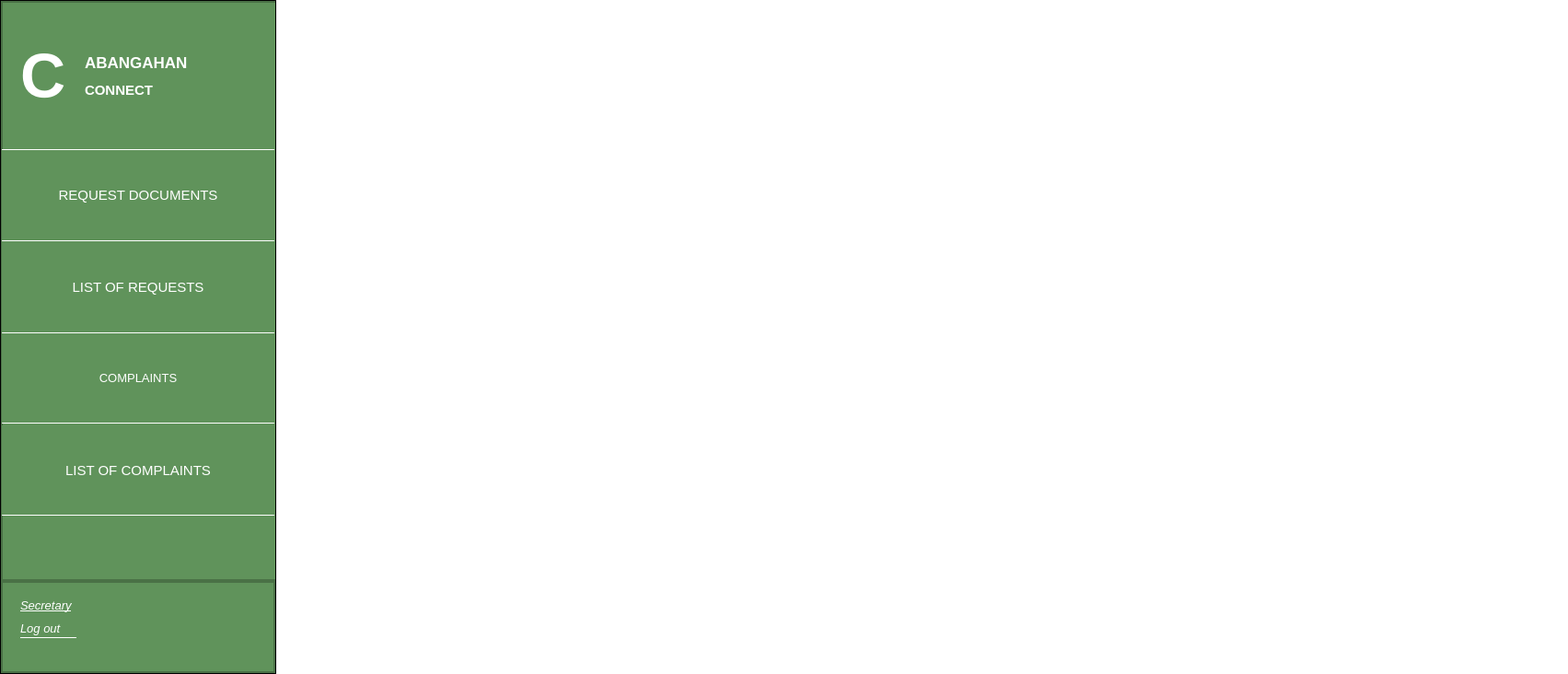
<?xml version="1.0" encoding="UTF-8"?>
<ui version="4.0">
 <class>MainWindow</class>
 <widget class="QMainWindow" name="MainWindow">
  <property name="geometry">
   <rect>
    <x>0</x>
    <y>0</y>
    <width>1703</width>
    <height>732</height>
   </rect>
  </property>
  <property name="maximumSize">
   <size>
    <width>16777215</width>
    <height>16777215</height>
   </size>
  </property>
  <property name="windowTitle">
   <string>MainWindow</string>
  </property>
  <widget class="QWidget" name="centralwidget">
   <layout class="QHBoxLayout" name="horizontalLayout_7">
    <property name="spacing">
     <number>0</number>
    </property>
    <property name="leftMargin">
     <number>0</number>
    </property>
    <property name="topMargin">
     <number>0</number>
    </property>
    <property name="rightMargin">
     <number>0</number>
    </property>
    <property name="bottomMargin">
     <number>0</number>
    </property>
    <item>
     <widget class="QFrame" name="leftframe">
      <property name="maximumSize">
       <size>
        <width>300</width>
        <height>16777215</height>
       </size>
      </property>
      <property name="autoFillBackground">
       <bool>false</bool>
      </property>
      <property name="styleSheet">
       <string notr="true">QFrame {

background-color: #60935B;

}</string>
      </property>
      <property name="frameShape">
       <enum>QFrame::Box</enum>
      </property>
      <property name="frameShadow">
       <enum>QFrame::Plain</enum>
      </property>
      <layout class="QVBoxLayout" name="verticalLayout_2">
       <property name="spacing">
        <number>0</number>
       </property>
       <property name="leftMargin">
        <number>0</number>
       </property>
       <property name="topMargin">
        <number>0</number>
       </property>
       <property name="rightMargin">
        <number>0</number>
       </property>
       <property name="bottomMargin">
        <number>0</number>
       </property>
       <item>
        <widget class="QFrame" name="frame">
         <property name="frameShape">
          <enum>QFrame::StyledPanel</enum>
         </property>
         <property name="frameShadow">
          <enum>QFrame::Raised</enum>
         </property>
         <layout class="QVBoxLayout" name="verticalLayout_3">
          <property name="spacing">
           <number>0</number>
          </property>
          <property name="leftMargin">
           <number>0</number>
          </property>
          <property name="topMargin">
           <number>0</number>
          </property>
          <property name="rightMargin">
           <number>0</number>
          </property>
          <property name="bottomMargin">
           <number>0</number>
          </property>
          <item>
           <widget class="QFrame" name="frame_2">
            <property name="minimumSize">
             <size>
              <width>382</width>
              <height>379</height>
             </size>
            </property>
            <property name="frameShape">
             <enum>QFrame::StyledPanel</enum>
            </property>
            <property name="frameShadow">
             <enum>QFrame::Raised</enum>
            </property>
            <widget class="QLabel" name="label_9">
             <property name="geometry">
              <rect>
               <x>20</x>
               <y>30</y>
               <width>61</width>
               <height>100</height>
              </rect>
             </property>
             <property name="sizePolicy">
              <sizepolicy hsizetype="Expanding" vsizetype="Fixed">
               <horstretch>0</horstretch>
               <verstretch>0</verstretch>
              </sizepolicy>
             </property>
             <property name="maximumSize">
              <size>
               <width>280</width>
               <height>100</height>
              </size>
             </property>
             <property name="font">
              <font>
               <pointsize>51</pointsize>
               <weight>75</weight>
               <bold>true</bold>
              </font>
             </property>
             <property name="styleSheet">
              <string notr="true">QLabel {

color: white;

}</string>
             </property>
             <property name="text">
              <string>C</string>
             </property>
             <property name="scaledContents">
              <bool>false</bool>
             </property>
            </widget>
            <widget class="QLabel" name="label_4">
             <property name="geometry">
              <rect>
               <x>90</x>
               <y>80</y>
               <width>91</width>
               <height>31</height>
              </rect>
             </property>
             <property name="sizePolicy">
              <sizepolicy hsizetype="Expanding" vsizetype="Fixed">
               <horstretch>0</horstretch>
               <verstretch>0</verstretch>
              </sizepolicy>
             </property>
             <property name="maximumSize">
              <size>
               <width>280</width>
               <height>100</height>
              </size>
             </property>
             <property name="font">
              <font>
               <pointsize>11</pointsize>
               <weight>75</weight>
               <bold>true</bold>
              </font>
             </property>
             <property name="styleSheet">
              <string notr="true">QLabel {

color: white;

}</string>
             </property>
             <property name="text">
              <string>CONNECT</string>
             </property>
             <property name="scaledContents">
              <bool>false</bool>
             </property>
            </widget>
            <widget class="QLabel" name="label">
             <property name="geometry">
              <rect>
               <x>90</x>
               <y>50</y>
               <width>151</width>
               <height>31</height>
              </rect>
             </property>
             <property name="sizePolicy">
              <sizepolicy hsizetype="Expanding" vsizetype="Fixed">
               <horstretch>0</horstretch>
               <verstretch>0</verstretch>
              </sizepolicy>
             </property>
             <property name="maximumSize">
              <size>
               <width>280</width>
               <height>100</height>
              </size>
             </property>
             <property name="font">
              <font>
               <pointsize>13</pointsize>
               <weight>75</weight>
               <bold>true</bold>
              </font>
             </property>
             <property name="styleSheet">
              <string notr="true">QLabel {

color: white;

}</string>
             </property>
             <property name="text">
              <string>ABANGAHAN</string>
             </property>
             <property name="scaledContents">
              <bool>false</bool>
             </property>
            </widget>
            <widget class="QPushButton" name="requests">
             <property name="geometry">
              <rect>
               <x>0</x>
               <y>160</y>
               <width>296</width>
               <height>100</height>
              </rect>
             </property>
             <property name="minimumSize">
              <size>
               <width>131</width>
               <height>100</height>
              </size>
             </property>
             <property name="maximumSize">
              <size>
               <width>16777215</width>
               <height>100</height>
              </size>
             </property>
             <property name="font">
              <font>
               <pointsize>11</pointsize>
               <weight>50</weight>
               <italic>false</italic>
               <bold>false</bold>
               <strikeout>false</strikeout>
              </font>
             </property>
             <property name="styleSheet">
              <string notr="true">QPushButton {

background-color: #60935B;
color: white;
border-top: transparent;
border-bottom: 1px solid white;
border-top: 1px solid white;

}

QPushButton:hover {

background-color: green;

}</string>
             </property>
             <property name="text">
              <string>REQUEST DOCUMENTS</string>
             </property>
            </widget>
            <widget class="QPushButton" name="listofrequests">
             <property name="geometry">
              <rect>
               <x>0</x>
               <y>260</y>
               <width>296</width>
               <height>100</height>
              </rect>
             </property>
             <property name="minimumSize">
              <size>
               <width>0</width>
               <height>100</height>
              </size>
             </property>
             <property name="maximumSize">
              <size>
               <width>16777215</width>
               <height>100</height>
              </size>
             </property>
             <property name="font">
              <font>
               <pointsize>11</pointsize>
               <weight>50</weight>
               <bold>false</bold>
              </font>
             </property>
             <property name="styleSheet">
              <string notr="true">QPushButton {

background-color: #60935B;
color: white;
border-top: transparent;
border-bottom: 1px solid white;

}

QPushButton:hover {

background-color: green;

}</string>
             </property>
             <property name="text">
              <string>LIST OF REQUESTS</string>
             </property>
            </widget>
            <widget class="QPushButton" name="complaints">
             <property name="geometry">
              <rect>
               <x>0</x>
               <y>360</y>
               <width>296</width>
               <height>98</height>
              </rect>
             </property>
             <property name="maximumSize">
              <size>
               <width>16777215</width>
               <height>100</height>
              </size>
             </property>
             <property name="font">
              <font>
               <pointsize>10</pointsize>
               <weight>50</weight>
               <bold>false</bold>
              </font>
             </property>
             <property name="styleSheet">
              <string notr="true">QPushButton {

background-color: #60935B;
color: white;
border-top: transparent;
border-bottom: 1px solid white;

}

QPushButton:hover {

background-color: green;

}</string>
             </property>
             <property name="text">
              <string>COMPLAINTS</string>
             </property>
            </widget>
            <widget class="QPushButton" name="listofcomplaints">
             <property name="geometry">
              <rect>
               <x>0</x>
               <y>460</y>
               <width>296</width>
               <height>98</height>
              </rect>
             </property>
             <property name="maximumSize">
              <size>
               <width>16777215</width>
               <height>100</height>
              </size>
             </property>
             <property name="font">
              <font>
               <pointsize>11</pointsize>
               <weight>50</weight>
               <italic>false</italic>
               <bold>false</bold>
              </font>
             </property>
             <property name="styleSheet">
              <string notr="true">QPushButton {

background-color: #60935B;
color: white;
border-top: transparent;
border-bottom: 1px solid white;

}

QPushButton:hover {

background-color: green;

}</string>
             </property>
             <property name="text">
              <string>LIST OF COMPLAINTS</string>
             </property>
            </widget>
           </widget>
          </item>
         </layout>
        </widget>
       </item>
       <item>
        <widget class="QFrame" name="frame_3">
         <property name="sizePolicy">
          <sizepolicy hsizetype="Expanding" vsizetype="Fixed">
           <horstretch>0</horstretch>
           <verstretch>0</verstretch>
          </sizepolicy>
         </property>
         <property name="minimumSize">
          <size>
           <width>0</width>
           <height>100</height>
          </size>
         </property>
         <property name="maximumSize">
          <size>
           <width>300</width>
           <height>100</height>
          </size>
         </property>
         <property name="styleSheet">
          <string notr="true">QFrame {

background-color: #60935B;
border-bottom: 1px solid white;


}</string>
         </property>
         <property name="frameShape">
          <enum>QFrame::StyledPanel</enum>
         </property>
         <property name="frameShadow">
          <enum>QFrame::Raised</enum>
         </property>
         <layout class="QVBoxLayout" name="verticalLayout_4">
          <property name="spacing">
           <number>0</number>
          </property>
          <property name="leftMargin">
           <number>0</number>
          </property>
          <property name="topMargin">
           <number>0</number>
          </property>
          <property name="rightMargin">
           <number>0</number>
          </property>
          <property name="bottomMargin">
           <number>0</number>
          </property>
          <item>
           <widget class="QFrame" name="frame_7">
            <property name="minimumSize">
             <size>
              <width>0</width>
              <height>70</height>
             </size>
            </property>
            <property name="frameShape">
             <enum>QFrame::StyledPanel</enum>
            </property>
            <property name="frameShadow">
             <enum>QFrame::Raised</enum>
            </property>
            <widget class="QLabel" name="label_3">
             <property name="geometry">
              <rect>
               <x>20</x>
               <y>40</y>
               <width>61</width>
               <height>21</height>
              </rect>
             </property>
             <property name="sizePolicy">
              <sizepolicy hsizetype="Expanding" vsizetype="Fixed">
               <horstretch>0</horstretch>
               <verstretch>0</verstretch>
              </sizepolicy>
             </property>
             <property name="maximumSize">
              <size>
               <width>280</width>
               <height>100</height>
              </size>
             </property>
             <property name="font">
              <font>
               <pointsize>10</pointsize>
               <weight>50</weight>
               <italic>true</italic>
               <bold>false</bold>
              </font>
             </property>
             <property name="styleSheet">
              <string notr="true">QLabel {

color: white;

}</string>
             </property>
             <property name="text">
              <string>Log out</string>
             </property>
             <property name="scaledContents">
              <bool>false</bool>
             </property>
            </widget>
            <widget class="QLabel" name="label_2">
             <property name="geometry">
              <rect>
               <x>20</x>
               <y>10</y>
               <width>171</width>
               <height>31</height>
              </rect>
             </property>
             <property name="sizePolicy">
              <sizepolicy hsizetype="Expanding" vsizetype="Fixed">
               <horstretch>0</horstretch>
               <verstretch>0</verstretch>
              </sizepolicy>
             </property>
             <property name="maximumSize">
              <size>
               <width>280</width>
               <height>100</height>
              </size>
             </property>
             <property name="font">
              <font>
               <pointsize>10</pointsize>
               <weight>50</weight>
               <italic>true</italic>
               <bold>false</bold>
               <underline>true</underline>
               <kerning>false</kerning>
              </font>
             </property>
             <property name="styleSheet">
              <string notr="true">

color: white;



border:none;</string>
             </property>
             <property name="lineWidth">
              <number>0</number>
             </property>
             <property name="text">
              <string>Secretary</string>
             </property>
             <property name="scaledContents">
              <bool>false</bool>
             </property>
            </widget>
           </widget>
          </item>
         </layout>
        </widget>
       </item>
      </layout>
     </widget>
    </item>
    <item>
     <widget class="QFrame" name="MainContent">
      <property name="autoFillBackground">
       <bool>false</bool>
      </property>
      <property name="styleSheet">
       <string notr="true">QFrame {

background-color: white;
border: 1px solid white;

}</string>
      </property>
      <property name="frameShape">
       <enum>QFrame::Box</enum>
      </property>
      <property name="frameShadow">
       <enum>QFrame::Plain</enum>
      </property>
      <layout class="QVBoxLayout" name="verticalLayout">
       <property name="spacing">
        <number>0</number>
       </property>
       <property name="leftMargin">
        <number>0</number>
       </property>
       <property name="topMargin">
        <number>0</number>
       </property>
       <property name="rightMargin">
        <number>0</number>
       </property>
       <property name="bottomMargin">
        <number>0</number>
       </property>
       <item>
        <widget class="QStackedWidget" name="stackedWidget">
         <widget class="QWidget" name="page"/>
         <widget class="QWidget" name="page_2"/>
        </widget>
       </item>
      </layout>
     </widget>
    </item>
   </layout>
  </widget>
 </widget>
 <resources/>
 <connections/>
</ui>
